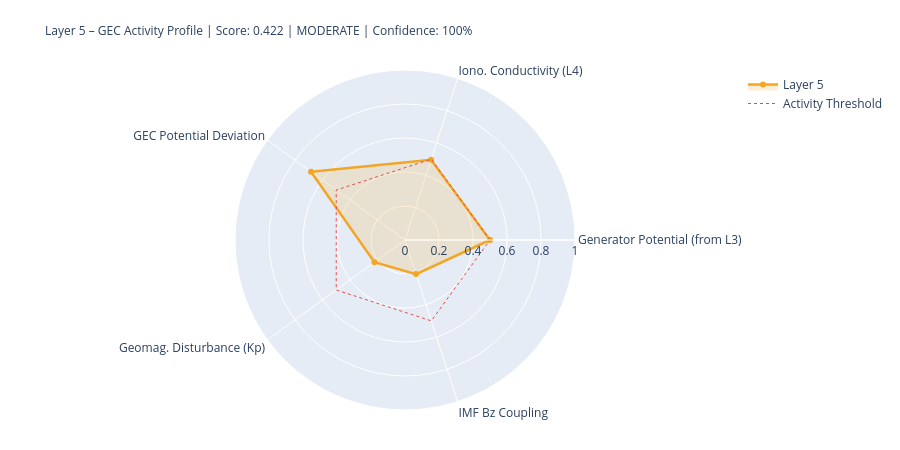

This figure's notebook cell:
### Markdown cell above
---
## 5. State Assessment & Handoff to Layer 6

### Code cell
# ============================================================
# LAYER-5-SCORE
# ============================================================

# Components
# 1) Generator activity (Layer-3-driven)
gen_score = norm(generator_strength, 0.3, 2.0)
gen_src   = 'from_layer3' if l3_thunder_score is not None else 'estimated'

# 2) Ionospheric conductivity (Layer-4-driven)
iono_score = norm(iono_cond_factor, 0.7, 1.4)
iono_src   = 'from_layer4' if l4_ioniz is not None else 'estimated'

# 3) GEC potential deviation from reference
pot_score = norm(abs(delta_V_pct), 0, 30)  # 0 = at reference, 1 = 30% deviation
pot_src   = 'derived'

# 4) Geomagnetic disturbance (Kp) – modulates vertical currents
kp_score = norm(kp_val, 0, 9)
kp_src   = 'primary' if kp_now is not None else 'from_layer4'

# 5) IMF Bz coupling (southward = stronger M-I coupling → GEC influence)
bz_score = norm(-(bz_now or 0), -5, 30) if bz_now is not None else None
bz_src   = 'primary' if bz_now is not None else 'missing'

COMPONENTS = {
    'Generator Potential (from L3)':  {'score': gen_score,   'source': 'derived_from_layer3', 'dynamic': True},
    'Iono. Conductivity (L4)':      {'score': iono_score,  'source': iono_src, 'dynamic': True},
    'GEC Potential Deviation':      {'score': pot_score,   'source': pot_src,  'dynamic': True},
    'Geomag. Disturbance (Kp)':         {'score': kp_score,    'source': kp_src,   'dynamic': True},
    'IMF Bz Coupling':               {'score': bz_score,    'source': bz_src,   'dynamic': True},
}

available   = {k: v['score'] for k, v in COMPONENTS.items() if v['score'] is not None}
unavailable = [k for k, v in COMPONENTS.items() if v['score'] is None]
layer5_score = round(sum(available.values()) / len(available), 4) if available else None
confidence   = round(len(available) / len(COMPONENTS), 2)
level = ('unknown' if layer5_score is None
         else 'quiet'   if layer5_score < 0.3
         else 'moderate' if layer5_score < 0.6
         else 'active')
dominant_l5 = max(available, key=available.get) if available else 'none'

# Kp consistency: separate 1-min raw value from score value
kp_1m_raw   = kp_now          # directly from API (can be 0.0 during live measurement)
kp_for_score = kp_val          # from Layer-0 context or estimated value if needed
kp_score_src = kp_src

W = 68
print('=' * W)
print('LAYER 5 – GLOBAL ELECTRIC CIRCUIT – STATE ASSESSMENT')
print('=' * W)
for name, comp in COMPONENTS.items():
    s = comp['score']
    if s is not None:
        bar = '█' * int(s*20) + '░' * (20-int(s*20))
        print(f'  {name:<34} {bar}  {s:.3f}  [{comp["source"]}]')
    else:
        print(f'  {name:<34} {"─"*20}  n/a   [missing]')
print('-' * W)
print(f'  Score:         {layer5_score:.3f}  ({len(available)}/{len(COMPONENTS)} components)')
print(f'  Confidence:    {confidence:.0%}')
print(f'  Level:         {level.upper()}')
print(f'  Dominant:      {dominant_l5}')
print(f'  V_iono:        {V_iono_mod:.1f} kV  (Δ {delta_V_pct:+.1f}% vs. Ref)')
print(f'  I_total:       {I_total_mod:.1f} A   (Δ {delta_I_pct:+.1f}% vs. Ref)')
print('=' * W)

# Radar
cats   = list(available.keys())
vals_r = list(available.values())
if len(cats) >= 3:
    fig = go.Figure()
    fig.add_trace(go.Scatterpolar(
        r=vals_r + [vals_r[0]], theta=cats + [cats[0]],
        fill='toself', fillcolor='rgba(242,166,35,0.18)',
        line=dict(color='#F2A623', width=2.5), name='Layer 5'
    ))
    fig.add_trace(go.Scatterpolar(
        r=[0.5]*(len(cats)+1), theta=cats+[cats[0]],
        line=dict(color='#E24B4A', dash='dot', width=1),
        mode='lines', name='Activity Threshold'
    ))
    fig.update_layout(
        title=dict(
            text=f'Layer 5 – GEC Activity Profile | Score: {layer5_score:.3f} | {level.upper()} | Confidence: {confidence:.0%}',
            font=dict(size=12)
        ),
        polar=dict(radialaxis=dict(visible=True, range=[0,1])),
        height=450, showlegend=True,
        margin=dict(l=80, r=80, t=70, b=40)
    )
    fig.show()

### Figure 1 — Plotly figure (JSON) as saved in the notebook; plotly's stock layout.template omitted (floating-point values rounded to 4 significant figures)
{"data": [{"fill": "toself", "fillcolor": "rgba(242,166,35,0.18)", "line": {"color": "#F2A623", "width": 2.5}, "name": "Layer 5", "r": [0.5, 0.4963, 0.6833, 0.2222, 0.2109, 0.5], "theta": ["Generator Potential (from L3)", "Iono. Conductivity (L4)", "GEC Potential Deviation", "Geomag. Disturbance (Kp)", "IMF Bz Coupling", "Generator Potential (from L3)"], "type": "scatterpolar"}, {"line": {"color": "#E24B4A", "dash": "dot", "width": 1}, "mode": "lines", "name": "Activity Threshold", "r": [0.5, 0.5, 0.5, 0.5, 0.5, 0.5], "theta": ["Generator Potential (from L3)", "Iono. Conductivity (L4)", "GEC Potential Deviation", "Geomag. Disturbance (Kp)", "IMF Bz Coupling", "Generator Potential (from L3)"], "type": "scatterpolar"}], "layout": {"height": 450, "margin": {"b": 40, "l": 80, "r": 80, "t": 70}, "polar": {"radialaxis": {"range": [0, 1], "visible": true}}, "showlegend": true, "title": {"font": {"size": 12}, "text": "Layer 5 – GEC Activity Profile | Score: 0.422 | MODERATE | Confidence: 100%"}}}
